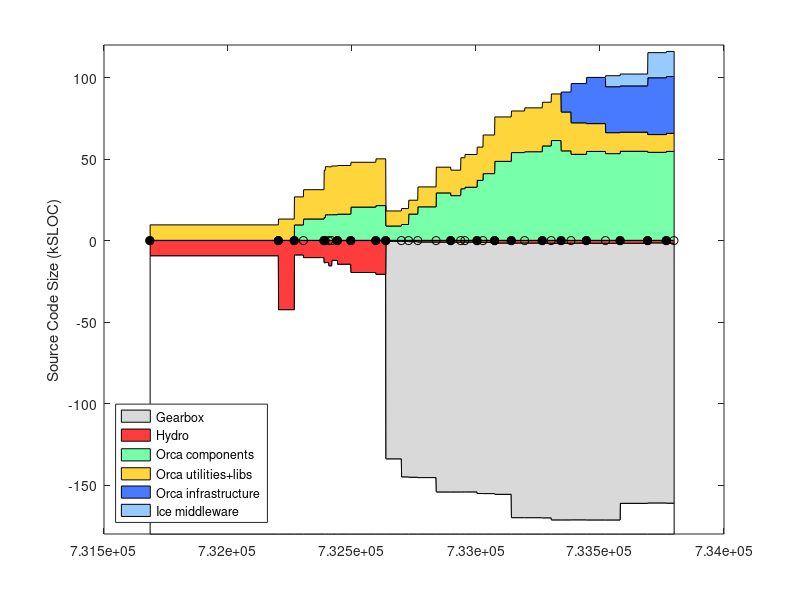

Reproduce this figure in MATLAB. (Note: this script raises an error after producing the figure.)
% keep track of orca project size using sloccount
clear all

%%%%%%%%%% DATA %%%%%%%%%%%%%%%%%%%%

% include/* except: include/{Freeze IceSSL IcePatch2}
% src/{Ice Slice IceGrid icecpp IceStorm slice2cpp IceUtil IceBox IceXML}
%  Sice212 = [
%  (7842-1000) + (22093+18419+11499+10568+4392+4200+4252+567+316)
%  ];
%  Sice301 = [
%  (8164-1000) + (23018+19384+19169+10596+4479+4343+4308+622+319)
%  ];
% same as above, but now also add Java:
% src/{IceInternal Ice IceUtil IceBox}
%  Sice310 = [
%  (8810-1200) + (24275+20494+22689+10587+4569+4877+4770+667+319) + (13190+6915+1262+493)
%  ];
%  Sice311 = [
%  (8950-1275) + (24511+20505+22898+10590+4600+4884+4782+683+323) + (13266+6929+1262+504)
%  ];

% it's much easier to count the whole of Ice (we use most of it anyway)
% sloccount include/ src/
% (this does not account for .ice files in [ice]/slice/* but it's a small fraction of total)
% c_count slice/*/*.ice
Sice212 = 133523;
Sice301 = 144513;
Sice310 = 153243;
Sice311 = 154145;
Sice320 = 168475;
Sice321 = 169725;
% sloccount cpp/include/ cpp/src/
Sice330 = 159523;

% indeces
iyy=1;
imm=2;
idd=3;
iver=4;
isub=5;
ibase=6;
icomp=7;
iutil=8;
iad=9;
icrp=10;

% the old way to count lines in *.ice files:
% rename them to *.cpp like this:
% $cd src/interfaces/slice/orca; for file in *; do mv $file `echo $file | sed s/.ice/.cpp/`; done
Sorca = [ ...
% YY    MM  DD  ?   SUB     BASE    COMP   UTILS   A&D  COMMON  VERSION
% 0.8.6: a single distro, divide in halves arbitrarily
2003     4  14  1   0       18930/2 18930/2  0      0   0    % 0.8.6 (last change in doc/ChangeLog
% BASE: orca-base
% COMP: sloccount orca-components/src/components
% UTIL: slocc orca-components/src/util
2004     9  13  1   0       42543   13047   0       0   0   % 0.11.0
2004    11  16  1   0       8963    17208   9441    0   0   % 0.12.0
2004    12  23  0   0       10596   17965   13094   0   0   % 0.12.1
2005     3  16  1   0       13767   28881   14005   0   0   % 0.13.0
2005     3  21  0   0       13620   29524   15665   0   0   % 0.13.1
2005     4   4  0   0       15630   29345   15727   0   0   % 0.13.2
2005     4  16  0   0       12283   29897   15724   0   0   % 0.13.3
2005     5   9  1   0       14639   29838   16056   0   0   % 0.14.0
2005     7   2  1   0       19751   27479   20395   0   0   % 0.15.0
2005    10  11  1   0       20818   28675   21303   0   0   % 1.0.0
% BASE: c_count src/interfaces/slice/orca/*.ice
% COMP: sloccount src/components
% UTIL: sloccount src/utils
2005    11  20  1   Sice212 530    9226         8781        0    0   % 2.0.0-rc1
2006     1  22  0   Sice301 596    9801         9695        0    0   % 2.0.0-rc2
% UTIL-IN-COMP: sloccount components/log* 
% COMP: sloccount components MINUS UTIL-IN-COMP
% UTIL: sloccount utils PLUS UTIL-IN-COMP
2006     2  20  0   Sice301 813    9867-1372    14734+1372  0    0  % 2.0.0-rc3
% UTIL-IN-COMP: sloccount components/orcaview* components/log*
2006     3  29  0   Sice301 1052   14625-2421   18131+2421  0    0  % 2.0.0-rc4
2006     6  11  0   Sice310 1116   19999-4215   24867+4215  0    0  % 2.0.0-rc5  
2006     8   9  1   Sice310 1116   19979-4348   23066+4348  0    0  % 2.0.0
2006     9  18  0   Sice310 1094   19317-329    31304+329   0    0  % 2.0.1
2006    10   5  0   Sice310 1094   20384-329    32255+329   0    0  % 2.0.2
2006    11  23  1   Sice311 1178   21408-1001   35768+1001  0    0  % 2.1.0
% BASE: c_count src/interfaces/slice/orca/*.ice
% COMP: sloccount src/components
% UTIL: sloccount src/utils src/libs
2006    12  17  0   Sice311 1240    23701   40914  0     0 % 2.1.1
2007     2   2  1   Sice311 1671    27238   48446  0     0 % 2.2.0
2007     4  10  1   Sice320 1671    25512   53828  0     0 % 2.3.0
2007     6   3  0   Sice320 1682    26905   54359  0     0 % 2.4.0
2007     8  13  1   Sice320 1772    26795   57918  0     0 % 2.5.0
2007     9  18  0   Sice321 1787    28573   61216  0     0 % 2.6.0
% A&D: Hydro: sloccount src
2007    10  28  1   Sice321 1787    23840   54879  12251  0     % 2.7.0
2007    12   7  0   Sice321 1750    19312   52762  24104  0     % 2.8.0
2008     2   7  1   Sice321 1811    17083   54520  28341  0     % 2.9.0
% COMMON: Gearbox: sloccount src
% YY    MM  DD  ?   SUB     BASE    COMP    UTILS  A&D   COMMON VERSION
2008     4  24  0   Sice321 1825    12851   53186  28196  6750  % 2.10.0 (G 1.0.0)
2008     6  22  1   Sice330 1819    11680   54648  28410  7277  % 2.11.0 (G 1.0.0)
2008    10  11  1   Sice330 1583    10890   53989  34849  15399 % 2.12.0 (G 8,07)
2008    12  25  1   Sice330 1725    11072   54550  34849  15399 % 2.13.0 (G 8,07)
];
Vorca ={'0.8.6', '0.11.0', '0.12.0', '0.12.1', '0.13.0', '0.13.1', '0.13.2', '0.13.3', '0.14.0', '0.15.0', '1.0.0', ...
    '2.0.0-rc1', '2.0.0-rc2', '2.0.0-rc3', '2.0.0-rc4', '2.0.0-rc5', '2.0.0', '2.0.1', '2.0.2', '2.1.0', '2.1.1', ...
    '2.2.0', '2.3.0', '2.4.0', '2.5.0', '2.6.0', '2.7.0', '2.8.0', '2.9.0', '2.10.0', '2.11.0', '2.12.0', '2.13.0' }';

% add a dummy release just for display
Sorca(end+1,:) = Sorca(end,:);
Sorca(end,imm) = Sorca(end,imm)+1;
Sorca(end,iver) = 0;
Vorca{end+1} = 'dummy';

% convert dates
Torca = datenum(Sorca(:,iyy),Sorca(:,imm),Sorca(:,idd));

% 2nd digit releases
i2 = (Sorca(:,iver)==1);
Torca2 = Torca(i2);
Vorca2 = Vorca(i2);

% for comparison, ASN
%  Sasn = 90433;

Sgenom = [
% YY    MM  DD  ? SUB   BASE    COMP    UTIL    VERSION
% SUB : cd pocolibs-2.3; sloccount include src
% BASE: cd genom-2.0; sloccount include src
% COMP: 0
% UTIL: 0 
2007    8   31  1  9786    11368   0   0       % 2.0
];

Splayer = [ 
% YY    MM  DD  ?   SUB     BASE                COMP       UTIL  VERSION
% BASE: (server-drivers)+client_libs
% COMP: drivers + utils
2002    12 04   1  0    (17331-12037)+9188      12037+2685 0    % 1.3.1
2003    7  15   1  0    (30452-24334)+12458     24334+3064 0    % 1.4-rc1
2003    12 07   1  0    (37378-30947)+13110     30947+9633 0    % 1.4-rc2
2004    5  31   1  0    (49225-42643)+13664     42643+3550 0    % 1.5
2004    11 12   1  0    (50758-43190)+13545     43190+4479 0    % 1.6
2005    1  31   0  0    (52069-44517)+13576     44517+4662 0    % 1.6.2
2005    7  28   0  0    (53348-45686)+14300     45686+5188 0    % 1.6.5
% BASE: (libplayercore-./bindings) + client_libs + (libplayertcp-./bindings)
% note: libplayerxdr is autogenerated
% COMP: server + utils
2005    10 25   0  0    (4866-0)+7560+(1391-0)  46474+5725  0   % 2.0pre7
% SUB : 0
% BASE: sloccount libplayercore client_libs libplayertcp 
%           MINUS sloccount libplayercore/bindings/ libplayertcp/bindings
% note: libplayerxdr is autogenerated
% COMP: sloccount server 
% UTIL: sloccount utils PLUS stage/src
% YY    MM  DD  ?   SUB     BASE                COMP       UTIL  VERSION
2006    2  28   1  0    63992-47749-1291        54704       0     % 2.0.0
2006    3  25   1  0    65606-48912-1291        53033       0     % 2.0.1
2006    6   9   1  0    69083-51546-1319        61421       0     % 2.0.2
2006    9  26   1  0    69388-51546-1319        64088       13606       % 2.0.3
2007    5   2   1  0    69602-51686-1359        58396       9589+13606  % 2.0.4
2007   12  13   1  0    34980-2039              74385       11417+15464 % 2.1.0rc1
2008    6  20   1  0    25068-109               85020       12150+15464 % 2.1.0
];
Tplayer = datenum(Splayer(:,1),Splayer(:,2),Splayer(:,3));

Saria = [
% YY    MM  DD  ? SUB   BASE    COMP    UTIL    VERSION
% SUB : 0
% BASE: sloccount ArNetworking/include/ ArNetworking/src/
% COMP: sloccount include src
% UTIL: 0 
2007    2   20  1  0    15854   45965   0       % 2.5.1
];

Scarmen = [
% YY    MM  DD  ?   SUB     BASE    COMP                    UTIL   VERSION
% SUB : cd src; sloccount ipc
% BASE: sloccount carmenpp global java python
% COMP: sloccount src MINUS all other
% UTIL: sloccount logger logtools mapeditor param_daemon robotgui simulator 
2007    8   15  1  24965    12032   107745-24965-12032-19629  19629   % 0.6.7
];

Sorocos = [
% YY    MM  DD  ?   SUB     BASE    COMP                        UTIL   VERSION
% SUB : cd ACE_wrappers; sloccount ace PLUS sloccount TAO/tao/
% BASE: ?
% LIBS: sloccount orocos-bfl-[VERSION]-src/src PLUS sloccount kdl-[VERSION]/kdl
% COMP: sloccount orocos-rtt-[VERSION]/src PLUS cd orocos-ocl-[VERSION]; sloccount hardware motion_control
% UTIL: cd orocos-ocl-[VERSION]; sloccount taskbrowser signals deployment reporting viewer ocl 
2007    8   15  1  160300+237011   0   (7767+12865)+(48971+20068)    5104   % ace-5.5, tao-1.5, rtt-1.2.1, bfl-0.6.1, kdl-0.4, ocl-0.4.1
];

Syarp = [
% YY    MM  DD  ?   SUB  BASE     COMP       UTIL   VERSION
% SUB : 0
% BASE: sloccount libYARP_OS libYARP_OS_compat
% COMP: sloccount yarpdev libYARP_dev libYARP_math libYARP_sig libYARP_sig_compat 
% UTIL: sloccount yarp-imageviewer modules
2007    7   26  1  0     21633   23528    1613   % 2.1.6
];

% YY    MM  DD  ?   SUB  BASE     COMP       UTIL
% SUB : 0
% BASE: 0
% COMP: sloccount . (matlab files will not be counted)
% UTIL: 0
Sopenslam = [
2007    8   16  1   0    0        23719      0
];

%%%%%%%%%% PLOTTING %%%%%%%%%%%%%%%%%%%%

Smax = 180;
d0 = [Torca Torca+1]'; d0=d0(:); d0(1)=[];
d1 = Smax-Sorca(:,isub)-Sorca(:,ibase); d1 = [d1 d1]'; d1=d1(:); d1(end)=[];
d2 = Sorca(:,isub); d2 = [d2 d2]'; d2=d2(:); d2(end)=[];
d3 = Sorca(:,ibase); d3 = [d3 d3]'; d3=d3(:); d3(end)=[];
d4 = Sorca(:,icomp); d4 = [d4 d4]'; d4=d4(:); d4(end)=[];
d5 = Sorca(:,iutil); d5 = [d5 d5]'; d5=d5(:); d5(end)=[];
d6 = Sorca(:,iad); d6 = [d6 d6]'; d6=d6(:); d6(end)=[];
d7 = Sorca(:,icrp); d7 = [d7 d7]'; d7=d7(:); d7(end)=[];

figure(1), clf
ha=area( d0, [d1 d2 d3 d5 d4 d6 d7]/1e3, -Smax ); hold on
plot( Torca, 0*Torca, 'k-o' )
h2=plot( Torca2, 0*Torca2, 'ko' );
set(h2,'markerfacecolor','k')
ylabel('Source Code Size (kSLOC)')

% colors
white = 1*[1 1 1];
gray = .85*[1 1 1];
red = min(255,[255 0 0]+60)/255;
orange = min(255,[255 153 0]+60)/255;
green = min(255,[60 255 109]+60)/255;
dblue = min(255,[51 102 255]+20)/255;
lblue = min(255,[51 102 255]+100)/255;

set(ha(1),'facecolor', white);
set(ha(2),'facecolor', gray);
set(ha(3),'facecolor', red);
set(ha(4),'facecolor', green);
set(ha(5),'facecolor', orange);
set(ha(6),'facecolor', dblue);
set(ha(7),'facecolor', lblue);
ha(1)=[];
legend(fliplr(ha),'Gearbox','Hydro','Orca components','Orca utilities+libs','Orca infrastructure','Ice middleware', 'Location','SouthWest')
%  xlim(datenum([2004;2005],[7;7],[1;1]) )
ylim([-Smax 120])
ax=axis;
%  xlim( [ax(1) datenum([2006 12 31])] )
ax=axis;
% label releases
mark('x', Torca2 )
i2odd = (1:2:length(Torca2));
ht = text(Torca2(i2odd)+5,.04*ax(4)*ones(length(i2odd),1),Vorca2(i2odd));
set(ht,'fontsize',8)
i2even = (2:2:length(Torca2));
ht = text(Torca2(i2even)+5,.08*ax(4)*ones(length(i2even),1),Vorca2(i2even));
set(ht,'fontsize',8)
datetick( 'x', 12 )
hp = plot( Tplayer, -Splayer(:,ibase)/1e3, 'k--o', Tplayer, Splayer(:,icomp)/1e3, 'k--o' );
set(hp, 'color', .5*[1 1 1] )
hpt = text( Tplayer(2), -Splayer(2,ibase)/1e3-8, 'Player infrastructure');
set(hpt, 'color', .5*[1 1 1] )
hpt = text( Tplayer(2), (Splayer(2,icomp)+Splayer(2,iutil))/1e3-5, 'Player "components+utils"');
set(hpt, 'color', .5*[1 1 1] )
%mark('y', Dasn(1,1)/1e3 );
%text( datenum([2003 5 1]), Dasn(1,1)/1e3, 'ASN')
xlabel('Releases')
title('http://orca-robotics.sf.net')

ht=text(datenum(2003,7,1),-Smax+15, '*   generated using David A. Wheeler`s SLOCCount' );
set(ht,'fontsize',8)
ht=text(datenum(2003,7,1),-Smax+5, '** see data in [ORCA]/scripts/matlab/sloccount/slocs.m' );
set(ht,'fontsize',8)

xlim( [ax(1) datenum([2009 3 1])] )
